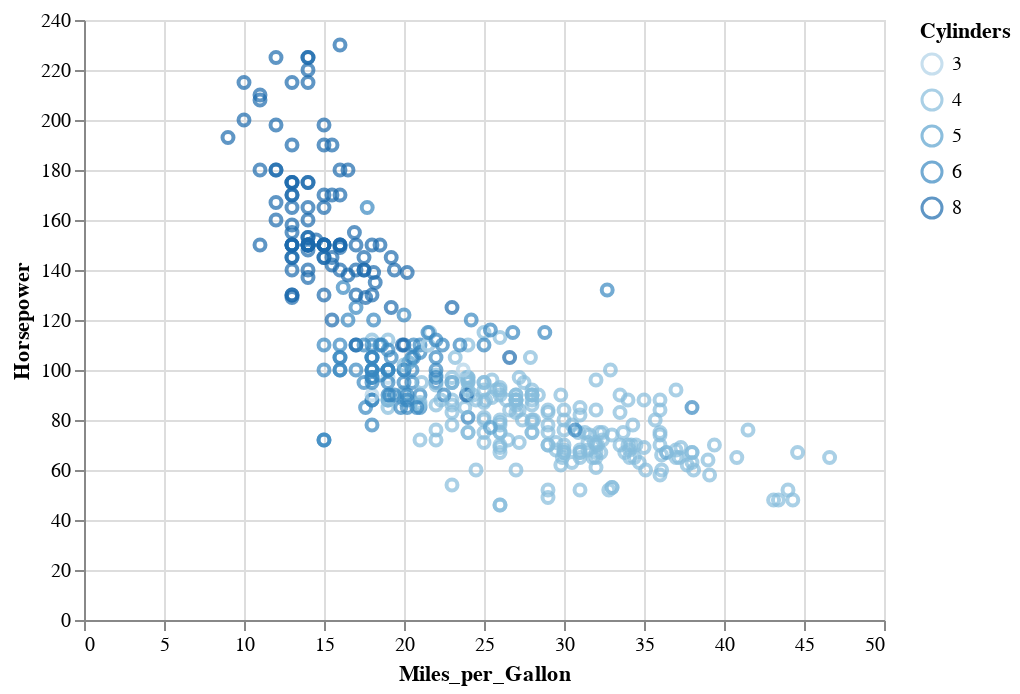

Notebook code cell kept with this figure:
### Markdown cell above
Podemos deixar mais claro que `Cylinders` trata-se de uma váriavel ordinal (categorias com ordem), com separação clara entre os valores. Para isso, usamos a sintaxe ":O" (dois-ponto ô maiúsculo) para indicar **Ordinal** e deixar o Altair fazer um mapeamento de cores discreto.

### Code cell
alt.Chart(cars).mark_point().encode(
    x='Miles_per_Gallon',
    y='Horsepower',
    color='Cylinders:O'
)

### Figure 1 — Vega-Lite specification as saved in the notebook (floating-point values rounded to 4 significant figures; data arrays with more than 128 entries replaced by an {"elided": "..."} marker saying what was removed)
{"config": {"view": {"continuousWidth": 400, "continuousHeight": 300}}, "data": {"name": "data-f02450ab61490a1363517a0190416235"}, "mark": "point", "encoding": {"color": {"field": "Cylinders", "type": "ordinal"}, "x": {"field": "Miles_per_Gallon", "type": "quantitative"}, "y": {"field": "Horsepower", "type": "quantitative"}}, "$schema": "https://vega.github.io/schema/vega-lite/v4.17.0.json", "datasets": {"data-f02450ab61490a1363517a0190416235": {"elided": "406 records"}}}
